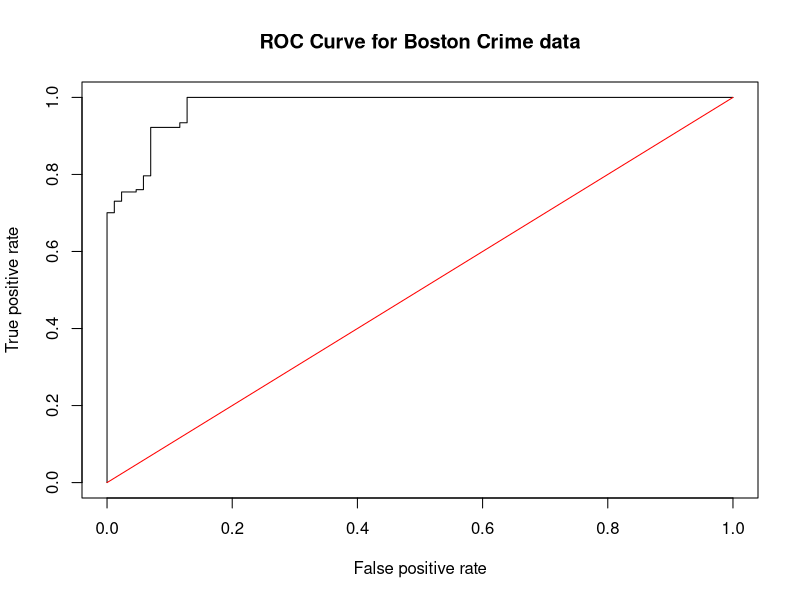

Generate this figure with R:
library(MASS)
attach(Boston)
##initialize array to store the converted response variable
crime_level<-array(0,dim(Boston)[1])

##classify crime levels
for (i in 1:dim(Boston)[1])
  
{
  ifelse(crim[i] < 1,crime_level[i]<-"low_crime",crime_level[i]<-"high_crime")

}

##make sure the response is viewed as a factor
crime_level<-factor(crime_level)

##check coding scheme. By default, the levels are arranged in alphabetical order and the first in order becomes the reference class. 
contrasts(crime_level)

#Add to dataframe crime level
Boston$crime_level=crime_level


set.seed(199)

##split data into two equal parts
sample<-sample.int(nrow(Boston), floor(.50*nrow(Boston)), replace = F)
train<-Boston[sample, ]
test<-Boston[-sample, ]

##fit model using training data

model_train<-glm(crime_level ~ indus + nox + rad + tax + lstat + medv, family="binomial", data=train)
summary(model_train)
##generate ROC curve
library(ROCR)
preds<-predict(model_train,newdata=test, type="response")
rates<-prediction(preds, test$crime_level)
roc_result<-performance(rates,measure="tpr", x.measure="fpr")
plot(roc_result, main="ROC Curve for Boston Crime data")
lines(x = c(0,1), y = c(0,1), col="red")

#Auc 
auc<-performance(rates, measure = "auc")
auc

# true/false positive table
##cutoff of 0.5
table(test$crime_level, preds>0.5)

##counts for test data
table(test$crime_level)
